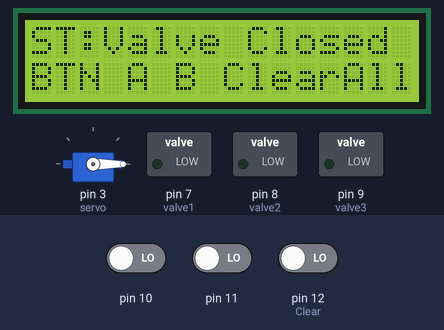
Simulated run of this sketch. Board: Arduino Uno, built with avr-gcc and run on an emulated ATmega328P. Shown: servo, 16×2 character LCD, switched loads named in the sketch (green lamp = pin HIGH). Inputs (shaded band) come from the test bench; at power-on: pin 10 LOW, pin 11 LOW, pin 12 (Clear) LOW.

Above: at 1.2 s.
1.3 s: pin 10 driven HIGH
At 2.4 s:
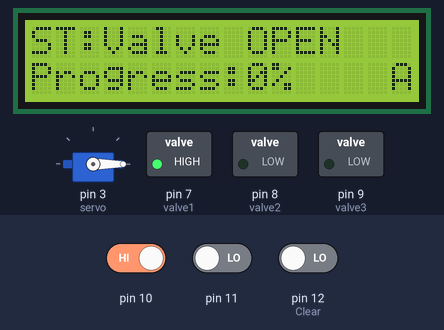
11.9 s: pin 10 driven LOW
At 14.2 s:
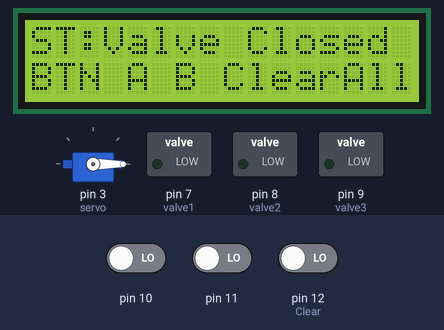
14.9 s: pin 11 driven HIGH
At 16.0 s:
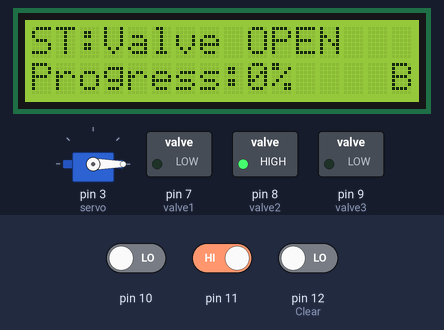
Timing chart, 0 to 37.6 s (numbered marks = the images above; inputs shaded):
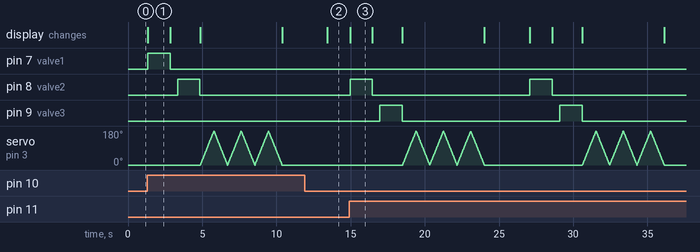

The sketch:

sketch_oct18a.ino.ino
```cpp
// First, include the mandatory headers.
#include <Wire.h>
#include <hd44780.h>
#include <hd44780ioClass/hd44780_I2Cexp.h>
#include <Servo.h>


// Declare the objects.
hd44780_I2Cexp lcd;
Servo servo;

// Constants.
const int LCD_COLS = 16; // 16 columns.
const int LCD_ROWS = 2; // 2 rows.

int valve1 = 7;
int valve2 = 8;
int valve3 = 9;
int pos = 0;

void setup ()
{
  servo.attach(3);//PIN 3
  servo.write(0);

  pinMode(valve1, OUTPUT);
  pinMode(valve2, OUTPUT);
  pinMode(valve3, OUTPUT);

  pinMode(10,INPUT);//A
  pinMode(11,INPUT);//B
  pinMode(12,INPUT);//Clear

   // The following code was inspired by the example of I2Cexp module.
  int status;
  status = lcd.begin(LCD_COLS, LCD_ROWS);
  if(status) // non zero status means it was unsuccesful
  {
    status = -status; // convert negative status value to positive number
    // begin() failed so blink error code using the onboard LED if possible
    hd44780::fatalError(status); // does not return
  }
}

void loop()
{
  lcd.setCursor(0,0);
  lcd.print("ST:Valve Closed ");
  lcd.setCursor(0,1);
  lcd.print("BTN A B ClearAll");


  int a = digitalRead(10);// Cocktail A(Left)
  int b = digitalRead(11);// B middle
  int c = digitalRead(12);// Clear right

  //Cocktail A
  if (a==HIGH)
  {
   lcd.setCursor(0,0);
   lcd.print("ST:Valve OPEN    ");

   lcd.setCursor(0,1);
   lcd.print("Progress:0%    A");

   digitalWrite(valve1, HIGH);
   delay(1500);

   lcd.setCursor(0,1);
   lcd.print("Progress:33%   A");

   digitalWrite(valve1, LOW);
   delay(500);

   digitalWrite(valve2, HIGH);
   delay(1500);

   digitalWrite(valve2, LOW);

   lcd.setCursor(0,1);
   lcd.print("Progress:66%   A");

   // Stirring.(Extra function)
   for (pos = 0; pos <= 180; pos += 1) {
    servo.write(pos);
    delay(5);
   }
  for (pos = 180; pos >= 0; pos -= 1) {
    servo.write(pos);
    delay(5);
  }

     for (pos = 0; pos <= 180; pos += 1) {
    servo.write(pos);
    delay(5);
   }
  for (pos = 180; pos >= 0; pos -= 1) {
    servo.write(pos);
    delay(5);
  }

     for (pos = 0; pos <= 180; pos += 1) {
    servo.write(pos);
    delay(5);
   }
  for (pos = 180; pos >= 0; pos -= 1) {
    servo.write(pos);
    delay(5);
  }


   lcd.setCursor(0,1);
   lcd.print("Progress:100%  A");
   lcd.setCursor(0,0);
   lcd.print("Drink A FINISHED");
   delay(3000);
}

// Cocktail B
if (b==HIGH)
  {
   lcd.setCursor(0,0);
   lcd.print("ST:Valve OPEN    ");

   lcd.setCursor(0,1);
   lcd.print("Progress:0%    B");

   digitalWrite(valve2, HIGH);
   delay(1500);

   lcd.setCursor(0,1);
   lcd.print("Progress:33%   B");

   digitalWrite(valve2, LOW);
   delay(500);

   digitalWrite(valve3, HIGH);
   delay(1500);

   digitalWrite(valve3, LOW);
   lcd.setCursor(0,1);
   lcd.print("Progress:66%   B");

  // Stirring.
   for (pos = 0; pos <= 180; pos += 1) {
    servo.write(pos);
    delay(5);
   }
  for (pos = 180; pos >= 0; pos -= 1) {
    servo.write(pos);
    delay(5);
  }

     for (pos = 0; pos <= 180; pos += 1) {
    servo.write(pos);
    delay(5);
   }
  for (pos = 180; pos >= 0; pos -= 1) {
    servo.write(pos);
    delay(5);
  }

     for (pos = 0; pos <= 180; pos += 1) {
    servo.write(pos);
    delay(5);
   }
  for (pos = 180; pos >= 0; pos -= 1) {
    servo.write(pos);
    delay(5);
  }

   lcd.setCursor(0,0);
   lcd.print("Drink B FINISHED");
   delay(3000);
}

// Cocktail C
if (c==HIGH)
  {
   lcd.setCursor(0,0);
   lcd.print("ST:Valve OPEN    ");

   lcd.setCursor(0,1);
   lcd.print("Clearing....    ");
   digitalWrite(valve1, HIGH);
   digitalWrite(valve2, HIGH);
   digitalWrite(valve3, HIGH);
   delay(5000);

   lcd.setCursor(0,1);
   lcd.print("Container Clred ");
   digitalWrite(valve1, LOW);
   digitalWrite(valve2, LOW);
   digitalWrite(valve3, LOW);

   delay(3000);
}

}
```

Measured:
- after the input at 11.9 s, pin 7 (valve1): stays LOW (without the input it goes to HIGH after 1.6 s); the display: changes after 1.5 s (image 2)
- after the input at 14.9 s, pin 8 (valve2): alternates HIGH for 1.5 s and LOW for 10.6 s, starting after 0.06 s; pin 9 (valve3): alternates HIGH for 1.5 s and LOW for 10.6 s, starting after 2.1 s; the display: changes after 0.06 s (image 3)
- what the display in image 1 shows lasts 1.5 s, from 1.3 s to 2.8 s
